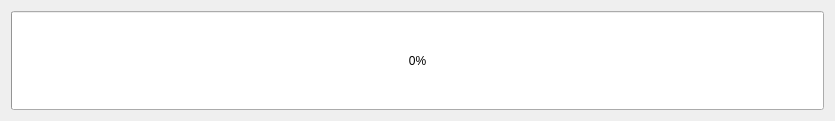
<?xml version="1.0" encoding="UTF-8"?>
<ui version="4.0">
 <class>ShowProcessForm</class>
 <widget class="QDialog" name="ShowProcessForm">
  <property name="geometry">
   <rect>
    <x>0</x>
    <y>0</y>
    <width>835</width>
    <height>121</height>
   </rect>
  </property>
  <property name="windowTitle">
   <string>Form</string>
  </property>
  <layout class="QGridLayout" name="gridLayout">
   <item row="0" column="0">
    <widget class="QProgressBar" name="progressBar">
     <property name="sizePolicy">
      <sizepolicy hsizetype="Expanding" vsizetype="Expanding">
       <horstretch>0</horstretch>
       <verstretch>0</verstretch>
      </sizepolicy>
     </property>
     <property name="value">
      <number>0</number>
     </property>
    </widget>
   </item>
  </layout>
 </widget>
 <resources/>
 <connections/>
</ui>
